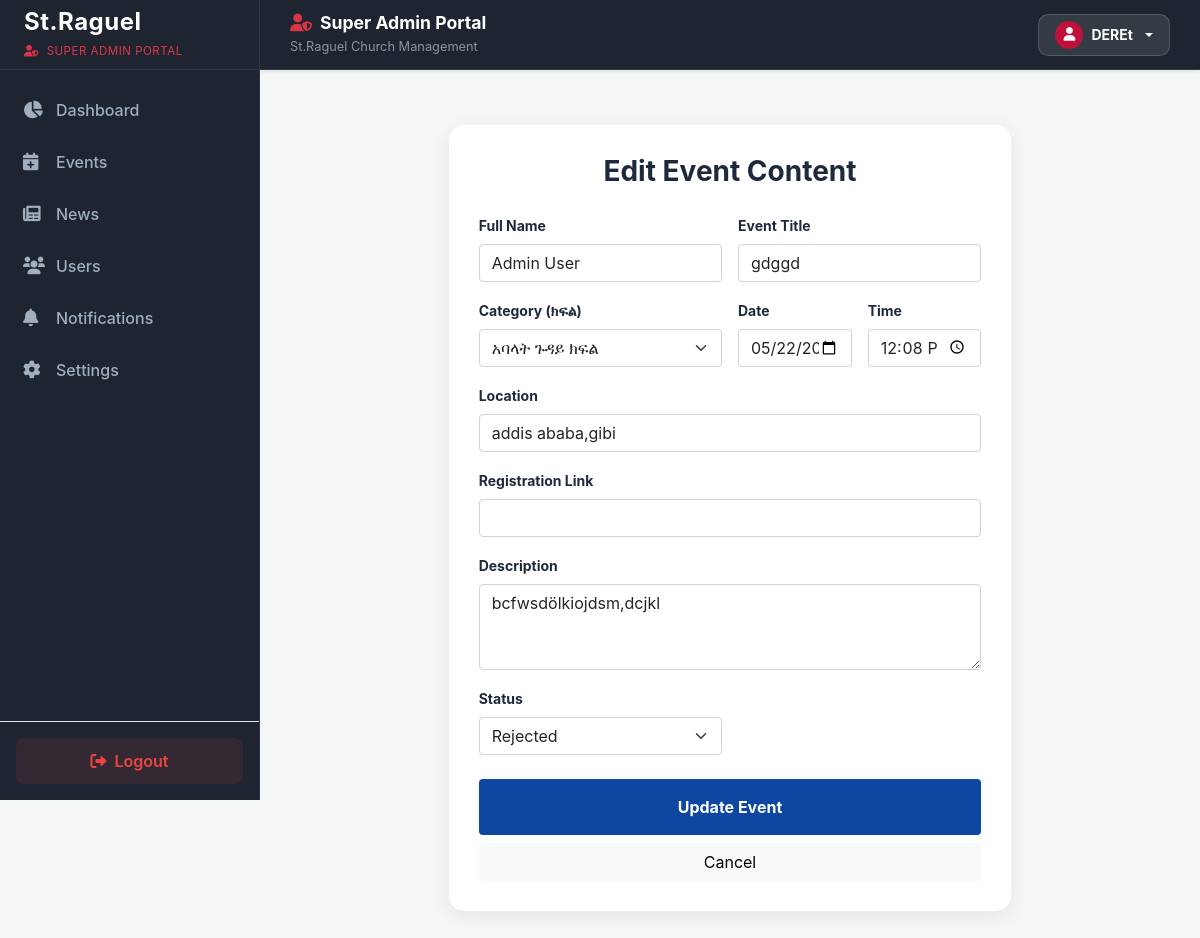
Screenshot of /Super_Admin/edit_events.php?id=4 (signed in) with the database file from the repository.
### tables this page shows
CREATE TABLE `users` (
  `id` int(11) NOT NULL,
  `first_name` varchar(50) NOT NULL,
  `last_name` varchar(50) NOT NULL,
  `email` varchar(100) NOT NULL,
  `password` varchar(255) NOT NULL,
  `role` enum('Admin','Editor','Super Admin') DEFAULT 'Admin',
  `photo` varchar(255) DEFAULT 'default_avatar.png',
  `status` enum('active','inactive') DEFAULT 'active',
  `last_seen` datetime DEFAULT NULL,
  `created_at` timestamp NOT NULL DEFAULT current_timestamp(),
  `category` varchar(255) NOT NULL DEFAULT 'None'
);

CREATE TABLE `events` (
  `id` int(11) NOT NULL,
  `user_name` varchar(100) NOT NULL,
  `title` varchar(255) NOT NULL,
  `event_date` date NOT NULL,
  `link` varchar(255) DEFAULT NULL,
  `description` text DEFAULT NULL,
  `image` varchar(255) NOT NULL,
  `status` enum('published','draft','rejected') NOT NULL DEFAULT 'draft',
  `created_at` timestamp NOT NULL DEFAULT current_timestamp(),
  `Location` varchar(255) NOT NULL,
  `Time` time NOT NULL,
  `category` varchar(255) NOT NULL
);

### Super_Admin/edit_events.php (the view, shortened to what this page needs)
<?php
include 'include/conn.php';
if (isset($_GET['id'])) {
    $id = mysqli_real_escape_string($conn, $_GET['id']);
    $sql = "SELECT * FROM `events` WHERE id='$id'";
    $result = mysqli_query($conn, $sql);
    $row = mysqli_fetch_assoc($result);
} else {
    die("No ID provided.");
}
$categories = ['አባላት ጉዳይ ክፍል','ሕጻናት ንኡስ ክፍል','ማእከላውያን ንኡስ ክፍል','ወጣት ንኡስ ክፍል','ግቢ ጉባኤያት ንኡስ ክፍል','ትምህርት ዐቢይ ክፍል','ቤተ መጻሕፍት ንኡስ ክፍል','ምዝገባና መረጃ ክፍል','መዝሙር ንኡስ ክፍል','ኪነ ጥበብ ንኡስ ክፍል','የክሂሎት ማበልጸጊያ ንኡስ ክፍል','ጸሎትና መስተንግዶ ንኡስ ክፍል','የበጎ አድራጎት ንኡስ ክፍል','የገጠር ቤ/ክ ልማት ንኡስ ክፍል','ልማት ንኡስ ክፍል','ጉዞ ንኡስ ክፍል','ድጋፍና ማስተባበር ንኡስ ክፍል','ንዋይ አስተዳደር ዐቢይ ክፍል','የሰው ሀብት አስተዳደር ዐቢይ ክፍል','ጎልማሳ ክፍል','ምክር ክፍል','None'];
include 'include/header.php';
?>
<div class="container pb-5">
    <div class="row justify-content-center">
        <div class="col-lg-8">
            <div class="form-card">
                <h3 class="text-center fw-bold mb-4">Edit Event Content</h3>
                <form action="" method="POST" enctype="multipart/form-data">
                    <div class="row g-3">
                        <div class="col-md-6">
                            <label class="form-label small fw-bold">Full Name</label>
                            <input type="text" name="user_name" class="form-control" value="<?php echo htmlspecialchars($row['user_name']); ?>" required>
                        </div>
                        <div class="col-md-6">
                            <label class="form-label small fw-bold">Event Title</label>
                            <input type="text" name="event_title" class="form-control" value="<?php echo htmlspecialchars($row['title']); ?>" required>
                        </div>
                        <div class="col-md-6">
                            <label class="form-label small fw-bold">Category (ክፍል)</label>
                            <select name="category" class="form-select" required>
                                <?php
                                    foreach($categories as $cat) {
                                        $selected = ($row['category'] == $cat) ? "selected" : "";
                                        echo "<option value='$cat' $selected>$cat</option>";
                                    }
                                ?>
                            </select>
                        </div>
                        <div class="col-md-3">
                            <label class="form-label small fw-bold">Date</label>
                            <input type="date" name="event_date" class="form-control" value="<?php echo $row['event_date']; ?>" required>
                        </div>
                        <div class="col-md-3">
                            <label class="form-label small fw-bold">Time</label>
                            <input type="time" name="event_time" class="form-control" value="<?php echo $row['Time']; ?>" required>
                        </div>
                        <div class="col-12">
                            <label class="form-label small fw-bold">Location</label>
                            <input type="text" name="location" class="form-control" value="<?php echo htmlspecialchars($row['Location']); ?>" placeholder="Addis Ababa, Werda 9..." required>
                        </div>
                        <div class="col-12">
                            <label class="form-label small fw-bold">Registration Link</label>
                            <input type="url" name="event_link" class="form-control" value="<?php echo htmlspecialchars($row['link']); ?>">
                        </div>
                        <div class="col-12">
                            <label class="form-label small fw-bold">Description</label>
                            <textarea name="event_desc" class="form-control" rows="3"><?php echo htmlspecialchars($row['description']); ?></textarea>
                        </div>
                        <div class="col-md-6">
                            <label class="form-label small fw-bold">Status</label>
                            <select name="status" class="form-select" required>
                               <option value='rejected' <?php if($row['status'] == 'rejected') echo 'selected'; ?>>Rejected</option>
                            </select>
                        </div>
                    </div>
                    <button type="submit" name="update_event" class="btn btn-submit w-100 mt-4 py-3">Update Event</button>
                    <a href="admin-events.php" class="btn btn-light w-100 mt-2">Cancel</a>
                </form>
            </div>
        </div>
    </div>
</div>
</body>
</html>

### Super_Admin/include/header.php (shortened to what this page needs)
<?php
include 'include/conn.php';
$sql = "SELECT * FROM `users` WHERE id = ?";
$stmt = $conn->prepare($sql);
$stmt->bind_param("i", $_SESSION['user_id']);
$stmt->execute();
$db_user = $stmt->get_result()->fetch_assoc();
$user_name = $db_user['first_name'] ?? ($_SESSION['user_name'] ?? ($_SESSION['user_email'] ?? 'Super Admin'));
$current_page = basename($_SERVER['PHP_SELF']);
?>
<!doctype html>
<html lang="en">
<head>
    <link href="https://cdn.jsdelivr.net/npm/bootstrap@5.0.2/dist/css/bootstrap.min.css" rel="stylesheet">
    <link rel="stylesheet" href="https://cdnjs.cloudflare.com/ajax/libs/font-awesome/6.0.0/css/all.min.css" />
</head>
<body>
<header class="super-admin-header text-white">
  <div class="d-flex align-items-center">
    <div class="d-none d-md-block">
        <h5 class="fw-bold mb-0 d-flex align-items-center gap-2" style="font-size: 1.1rem;">
          <i class="fas fa-user-shield text-danger"></i> Super Admin Portal
        </h5>
        <small class="text-white-50" style="font-size: 0.8rem;">St.Raguel Church Management</small>
    </div>
  </div>
  <div class="dropdown header-profile-dropdown">
    <button class="btn profile-btn dropdown-toggle d-flex align-items-center gap-2" type="button" data-bs-toggle="dropdown" aria-expanded="false">
      <div class="rounded-circle d-flex align-items-center justify-content-center" style="width: 28px; height: 28px; background-color: #be123c; color: #fff; font-size: 0.85rem;">
          <i class="fas fa-user"></i>
      </div>
      <span class="small fw-bold"><?= htmlspecialchars($user_name) ?></span>
    </button>
  </div>
</header>
<nav id="sidebar" class="d-flex flex-column">
    <div class="p-4 brand-wrapper d-flex justify-content-between align-items-center">
        <div>
            <h4 class="fw-bold text-white mb-0" style="letter-spacing: 0.5px;">St.Raguel</h4>
            <small class="text-danger fw-semibold" style="font-size: 0.72rem; letter-spacing: 0.5px; text-transform: uppercase;">
                <i class="fas fa-user-shield me-1"></i> Super Admin Portal
            </small>
        </div>
    </div>
    <ul class="nav flex-column mb-auto px-2 mt-3" style="list-style: none; padding-left: 0;">
        <li class="nav-item mb-1">
            <a href="admin.php" class="nav-link <?= ($current_page == 'admin.php') ? 'active' : ''; ?>">
                <i class="fas fa-chart-pie me-2"></i> Dashboard
            </a>
        </li>
        <li class="nav-item mb-1">
            <a href="admin-events.php" class="nav-link <?= ($current_page == 'admin-events.php') ? 'active' : ''; ?>">
                <i class="fas fa-calendar-plus me-2"></i> Events
            </a>
        </li>
        <li class="nav-item mb-1">
            <a href="admin-news.php" class="nav-link <?= ($current_page == 'admin-news.php') ? 'active' : ''; ?>">
                <i class="fas fa-newspaper me-2"></i> News
            </a>
        </li>
        <li class="nav-item mb-1">
            <a href="admin-users.php" class="nav-link <?= ($current_page == 'active' && $current_page == 'admin-users.php') ? 'active' : ''; ?>">
                <i class="fas fa-users me-2"></i> Users
            </a>
        </li>
        <li class="nav-item mb-1">
            <a href="admin-notifications.php" class="nav-link <?= ($current_page == 'admin-notifications.php') ? 'active' : ''; ?>">
                <i class="fas fa-bell me-2"></i> Notifications
            </a>
        </li>
        <li class="nav-item mb-1">
            <a href="admin-settings.php" class="nav-link <?= ($current_page == 'admin-settings.php') ? 'active' : ''; ?>">
                <i class="fas fa-cog me-2"></i> Settings
            </a>
        </li>
    </ul>
    <div class="p-3 border-top border-secondary-subtle">
        <a href="../logout.php" class="btn btn-logout w-100 d-flex align-items-center justify-content-center gap-2">
            <i class="fas fa-sign-out-alt"></i> Logout
        </a>
    </div>
</nav>
<main class="super-main-wrapper">

### Super_Admin/include/header.php (style rules this page uses)
:root { --sidebar-width: 260px; --header-height: 70px; --primary-color: #be123c; --bg-dark-slate: #1e2530; --text-main: #1e293b; --bg-light: #f8fafc; }
body { background-color: var(--bg-light); color: var(--text-main); font-family: 'Inter', sans-serif; margin: 0; padding: 0; box-sizing: border-box; }
.super-admin-header { background: var(--bg-dark-slate) !important; padding: 0 30px !important; height: var(--header-height) !important; border-bottom: 1px solid #2d3748 !important; position: fixed !important; top: 0 !important; right: 0 !important; left: var(--sidebar-width) !important; width: calc(100% - var(--sidebar-width)) !important; z-index: 999 !important; box-shadow: 0 2px 4px rgba(0,0,0,0.08) !important; display: flex !important; justify-content: space-between !important; align-items: center !important; }
.super-main-wrapper { margin-left: var(--sidebar-width) !important; padding-top: calc(var(--header-height) + 25px) !important; padding-left: 30px !important; padding-right: 30px !important; padding-bottom: 40px !important; position: relative !important; z-index: 1 !important; min-height: 100vh; }
#sidebar { width: var(--sidebar-width) !important; min-width: var(--sidebar-width) !important; max-width: var(--sidebar-width) !important; background: var(--bg-dark-slate) !important; color: #ffffff !important; height: 100vh !important; position: fixed !important; left: 0 !important; top: 0 !important; z-index: 1000 !important; border-right: 1px solid #2d3748 !important; margin: 0 !important; padding: 0 !important; display: flex; flex-direction: column; }
.brand-wrapper { border-bottom: 1px solid #2d3748; height: var(--header-height); display: flex; align-items: center; padding: 0 20px; }
#sidebar .nav-link { color: #a0aec0; padding: 12px 15px; border-radius: 8px; font-weight: 500; transition: all 0.2s ease; display: flex; align-items: center; text-decoration: none; }
#sidebar .nav-link i { width: 25px; font-size: 1.1rem; }
.header-profile-dropdown { position: relative !important; }
.profile-btn { background: rgba(255, 255, 255, 0.1) !important; border: 1px solid rgba(255, 255, 255, 0.15) !important; padding: 6px 16px !important; border-radius: 10px !important; color: #ffffff !important; display: flex; align-items: center; gap: 10px; }
.btn-logout { background: rgba(239, 68, 68, 0.1); color: #ef4444; border: 1px solid transparent; padding: 10px; border-radius: 8px; font-weight: 600; text-decoration: none; transition: 0.2s; }

### Super_Admin/edit_events.php (style rules this page uses)
:root { --main-blue: #0d47a1; --bg-gray: #f4f7f6; }
body { background-color: var(--bg-gray); font-family: 'Inter', sans-serif; }
.form-card { background: #fff; border-radius: 15px; box-shadow: 0 4px 20px rgba(0,0,0,0.08); padding: 30px; margin-top: 30px; }
.btn-submit { background: var(--main-blue); color: white; border: none; font-weight: bold; transition: 0.3s; }

### rows the page displays
users: first_name "DEREt"
events: user_name "Admin User", event_title "gdggd", event_date "05/22/2026", event_time "12:08:00", location "addis ababa,gibi", event_desc "bcfwsdölkiojdsm,dcjkl", status "Rejected"

### other values shown
form field category "አባላት ጉዳይ ክፍል"
